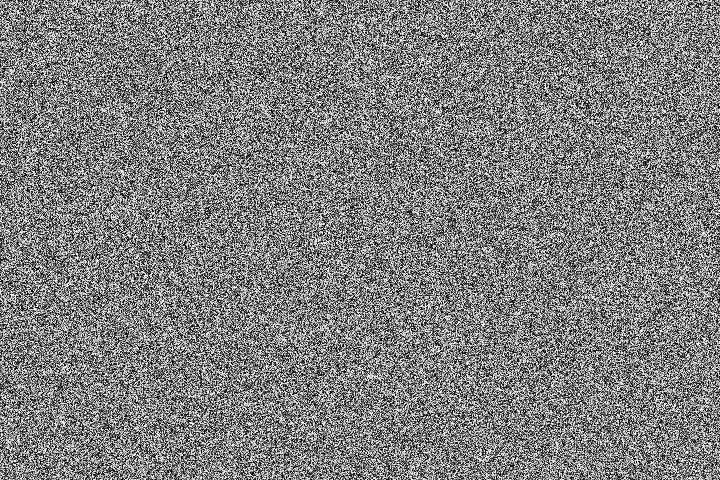
Frame 1 (no input)
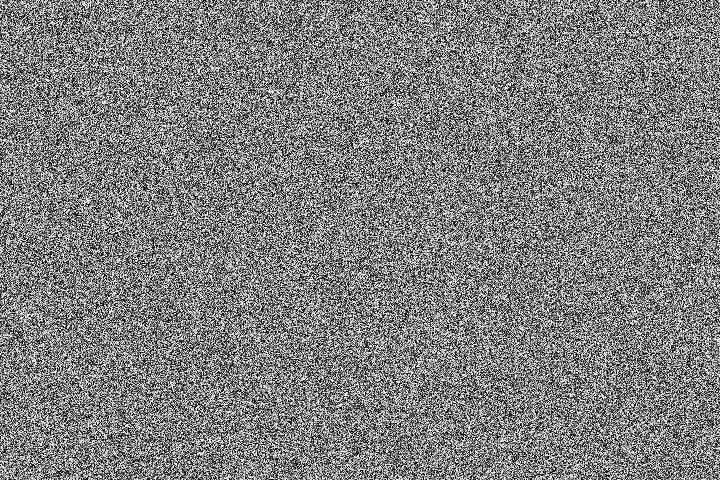
Frame 60 (the mouse pressed at the canvas centre just before this capture)
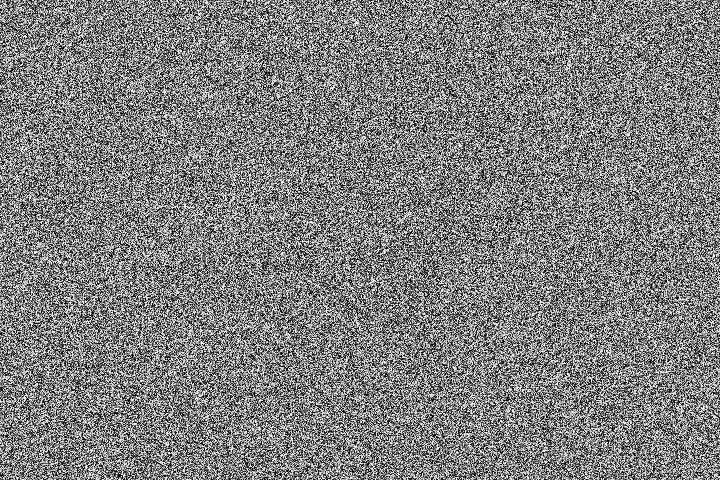
Frame 120 (the mouse held since frame 60 and released just before this capture)

The Processing sketch that drew these frames (run headless with seeded random() and noise(); from frame 60 on, the mouse is pressed at the canvas centre):

// Processing sketch: ejercicio1
// ── ejercicio1.pde
void setup(){
  size(720,480);    //size(Ancho, Alto);
}

void draw(){
  loadPixels();     //Aviso a Processing que necesito la informacion de pixeles
  for(int y = 0; y<height; y++){
    for(int x = 0; x<width; x++){
      int pos = x + y*width;       //Se calcula la posición en el vector basado en el ancho y el alto de la imagen
      float rand = random(255);    //Valor aleatorio entre 0 y 255
      color c = color(rand);       //Se crea una variable de tipo color y se inicializa con el valor aleatorio
      pixels[pos] = c;
    }
  }
  updatePixels();   //Terminé de modificar los pixeles, ahora actualícelos
}
